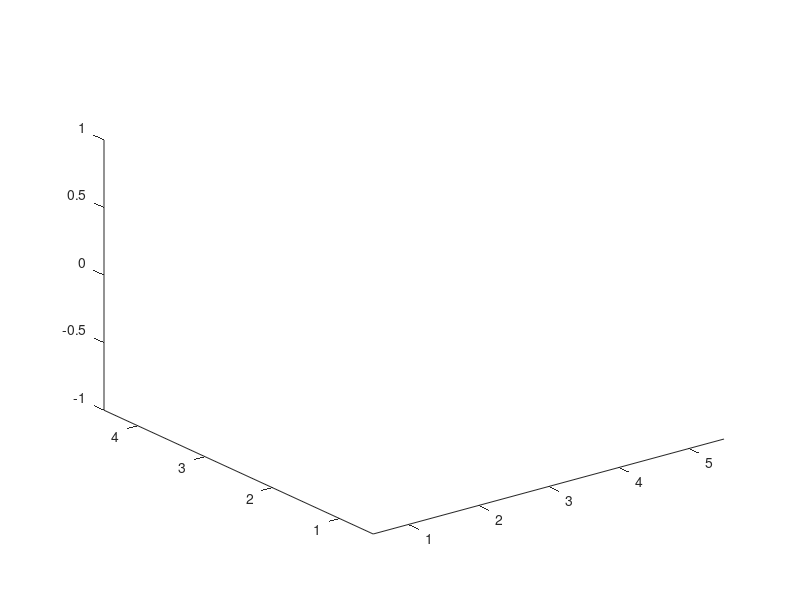

This chart was generated by the following MATLAB code: (Note: this script raises an error after producing the figure.)
% July 1 2015


%% Stacked Bar3
% MATLAB's <http://www.mathworks.com/help/matlab/ref/bar3.html bar3 command>
% is kind of cool, but what if we have a 3D matrix like this?
rng(0)
array = randi(10,[4 5 3]);

%%
% It might be nice to create something that was sort of a stacked
% version of bar3. That seems hard at first, but it's not really that bad.
% Let's go through one way to do this step by step.
%
% First we get the dimensions of the matrix. We need to know the number of 
% rows (nr) and columns (nc) in each slice, as well as the number slices
% (ns).
dims = size(array);
switch length(dims)
    case 2
        ns = 1;
    case 3
        ns = dims(3);
    otherwise
        error('Must be a 3D array')
end
nr = dims(1);
nc = dims(2);

%%
% Then we initialize the axes. We want a 3D view with a little extra room
% on the X and Y limits. We'll also grab the ColorOrder from the axes to
% use for coloring the slices.
ax = newplot;
view(ax,3)
xlim(ax,[.5 nc+.5])
ylim(ax,[.5 nr+.5])
co = ax.ColorOrder;

%%
% We use gobjects to create a matrix to hold the handles to our graphics
% objects, one for each slice.
h = gobjects(1,ns);

%%
% We need a matrix that expands the center of each bar into the four
% corners. If the width of our bars is .8, then we need to offset + and -
% .4 in the X & Y directions.
bw = .4;
offmat = [-bw, +bw, 0; ...
          -bw, -bw, 0; ...
          +bw, -bw, 0; ...
          +bw, +bw, 0];
      
%%
% Then we need a matrix that gives us the faces indices for each of the 
% four faces that make up the sides of a bar. This gets a little tricky, so
% I drew a picture:
%
% <<../bar_diagram.png>>
%
% This is the first bar. Its bottom is centered around the point X,Y and it
% extends a distance bw in each of the positive and negative X & Y
% directions. We want to put a rectangle on each of the four sides of this
% bar. Each rectangle visits four of the vertices in clockwise order. So
% the first one goes [1 2 82 81], and the next one goes [2 3 83 82]. We can
% make a matrix that represents this for any values of nr and nc like so:
%
sidemat = [1, 2, 2, 1; ...
           2, 3, 3, 2; ...
           3, 4, 4, 3; ...
           4, 1, 1, 4] ...
        + repmat([0, 0, 4*nr*nc, 4*nr*nc],[4, 1]);
    
%%
% And we'll need one more rectangle to cap off the top of the bar. That
% looks like this [81 82 83 84]. For any values of nr and nc, that would
% look like this:
%
topmat = (1:4) + 4*nr*nc;

%%
% We'll also need place to store the Z coordinate of the top of the bars. 
top = zeros(dims(1:2));

%%
% Start with the first slice. The matrix bottom holds zeros, while the
% matrix top holds the first slice of our input matrix.
%
s = 1;
bottom = top;
top = bottom + array(:,:,s);

%%
% Since we have 4*5 bars in a slice, we preallocate room for 160 vertices 
% and 100 faces.
verts = zeros(4*nr*nc*2, 3);
faces = ones(5*nr*nc, 4);

%%
% Then we fill the verts and faces matrices. To do this, we loop over the
% rows and columns. For each pair, we use repmat to create 4 copies of a 
% vertex at the center bottom and 4 copies of a vertex at the center top.
% Then we add offmat to those to get the vertices at the corners.
%
% We also need the face indices. Those are just our sidemat and topmat
% matrices, plus the number of vertices we've already created.
for r = 1:nr
    for c = 1:nc
        vindex = 4*(r-1 + nr*(c-1));
        verts(vindex +           (1:4)', :) = repmat([c,r,bottom(r,c)],[4,1]) + offmat;
        verts(vindex + 4*nr*nc + (1:4)', :) = repmat([c,r,   top(r,c)],[4,1]) + offmat;
        lindex = 5*(r-1 + nr*(c-1));
        rindex = 4*(r-1 + nr*(c-1));
        faces(lindex + (1:5)',:) = rindex + [sidemat; topmat];
    end
end

%%
% Now we're ready to create a patch from those values. We'll pull the
% FaceColor from the ColorOrder we grabbed earlier, but we need to look out
% for the case where we have more slices than there are entries in the
% ColorOrder.
cix = 1+mod(s-1, size(co,1));
h(s) = patch('Vertices', verts, ...
             'Faces', faces, ...
             'FaceColor', co(cix,:), ...
             'Parent', ax);

%%
% Repeat this for each slice, copying the old top to the new bottom each time,
% incrementing s, and doing the above steps again.
bottom = top;
s = s+1;

%%
% The result, with a for loop and some error checking, looks like this:
type stacked_bar3

%%
% We can call it like this:
stacked_bar3(array);

%%
% We can also add in features such as perspective ...
ax.Projection = 'perspective';
ax.ZGrid = 'on';

%%
% ... or lighting ...
h = stacked_bar3(randi(10,[4 3 3]));
light('Position',[-.3 -.2 .8])

%%
% ... or transparency, although that currently disables the antialiasing.
h = stacked_bar3(randi(10,[4 5 3]));
alpha(h,.75)

%%
% One other thing to consider is the DataAspectRatio. If the numbers of
% rows and columns are very different, then the bars don't come out square.
% That looks a little odd:
h = stacked_bar3(randi(10,[4 14 3]));

%%
% We can adjust that using the 
% <http://www.mathworks.com/help/matlab/ref/daspect.html daspect function>.
% A value of [1 1 10] means that the X & Y directions should have the same
% scale, but the scale of the Z direction sould be one tenth of that.
daspect([1 1 10])


%%
% _Copyright 2015 The MathWorks, Inc._

